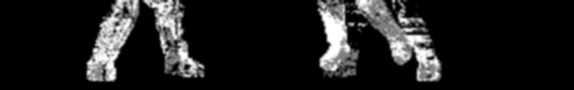
#> input picture ff2/cluster/legging/56.png, 574 x 90 px
$ python kaki.py 56.png   (Python 2 division)
#> lines starting #> are read from the running program, lines starting #| are printed output that depends on the picture
#> further down, img is the input picture: shape (90, 574, 3); min 0, max 255, mean 30
import sys
import cv2
import numpy
import matplotlib.pyplot as plt
from scipy.signal import find_peaks

def crop(img, step, w):

#> called with step = 8, w = 110
    from PIL import Image

    _, width, _ = img.shape
#> width = 574

    fn = 0
    sumBlur = []
    for l in range(0, width, step):
        im_pil = Image.fromarray(img)
        im_crop = im_pil.crop((l, 0, l+w, 90))
        im_np = numpy.asarray(im_crop)
        s = numpy.sum(im_np)
        if s > 0:
            sumBlur.append(s)
            cv2.imwrite('tmp/' + str(fn) + '.png', im_np)
            fn = fn + 1
#> this loop made 72 passes
#> s on passes 1 to 12: 568287, 880410, 1067649, 1184106, 1229016, 1245864, 1302303, 1501446, 1738401, 1951959, 2086773, 2144412
#> pass 1, in crop, `im_crop = im_pil.crop((l, 0, l+w, 90))`:
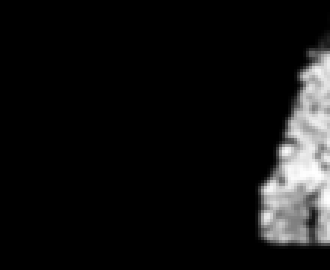
#> im_crop: PIL image 110x90 RGB (shown 3 times larger); min 0, max 255, mean 19.1
#> pass 2, in crop, `im_crop = im_pil.crop((l, 0, l+w, 90))`:
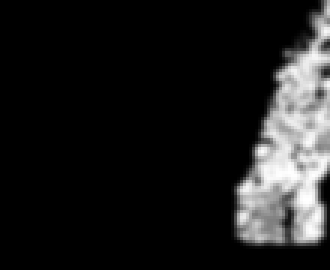
#> im_crop: PIL image 110x90 RGB (shown 3 times larger); min 0, max 255, mean 29.6
#> pass 3, in crop, `im_crop = im_pil.crop((l, 0, l+w, 90))`:
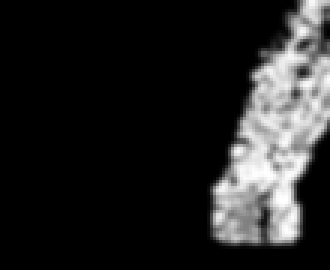
#> im_crop: PIL image 110x90 RGB (shown 3 times larger); min 0, max 255, mean 35.9
#> after the loop, fn = 56; sumBlur = 56 values, max 2314941 at index 40, min 1755 at index 26, mean 1135443.6

    peaks, _ = find_peaks(sumBlur, height=0)
#> peaks = [11, 40]
    print peaks
#| [11 40]

    plt.plot(sumBlur)
    plt.show()
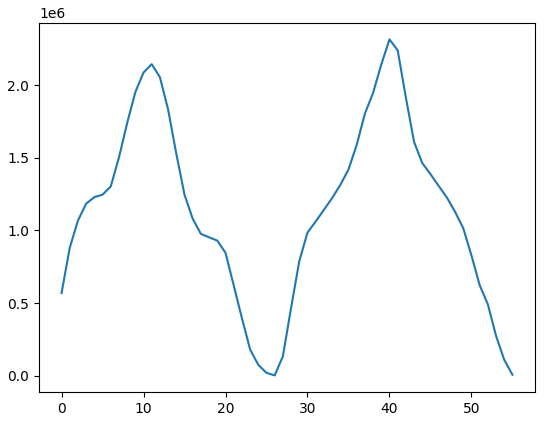
#> figure drawn by matplotlib, 1 panel; curve peaks at x = 40, y = 2314941

    '''
    a = numpy.sort(sumBlur)
    a = a[::-1]
    print a
    '''

filename = sys.argv[1]
img = cv2.imread(filename)
crop(img, 8, 110)
